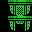

Below is a game level as drawn by its tile map, then a one-line description and the .tmx file that defines it, in full:
An orthogonal 4x4 tile map with 8x8 px tiles, 1 tile layer (Tile Layer 1).

<map version="1.2" tiledversion="1.3.2" orientation="orthogonal" renderorder="right-down" compressionlevel="0" width="4" height="4" tilewidth="8" tileheight="8" infinite="0" nextlayerid="2" nextobjectid="1">
 <tileset firstgid="1" name="tech-tiles" tilewidth="8" tileheight="8" tilecount="256" columns="16">
  <image source="tech-tiles.png" width="128" height="128" />
 </tileset>
 <layer id="1" name="Tile Layer 1" width="4" height="4">
  <data encoding="csv">
1,17,18,19,
1,33,34,35,
1,20,21,22,
1,36,37,38
</data>
 </layer>
</map>
